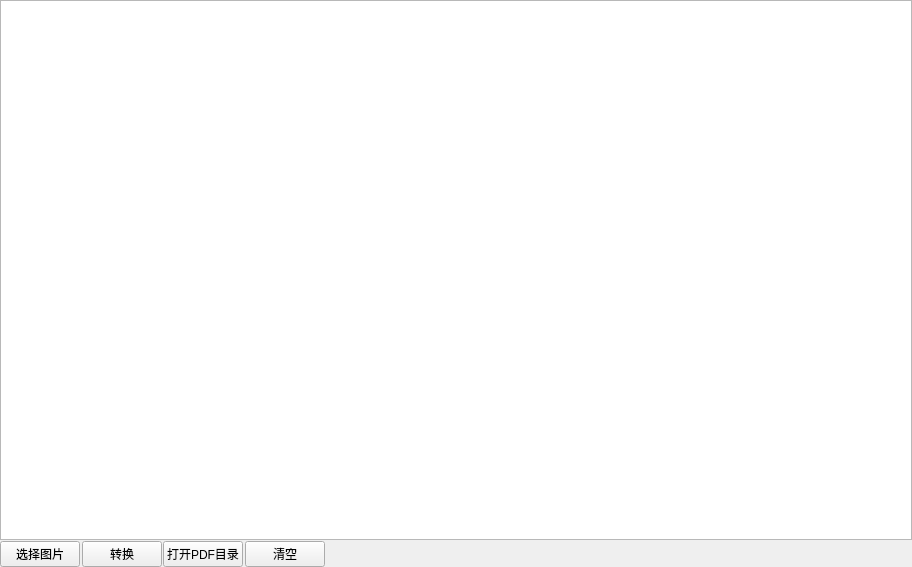
<?xml version="1.0" encoding="UTF-8"?>
<ui version="4.0">
 <class>ImageToPdfWidget</class>
 <widget class="QWidget" name="ImageToPdfWidget">
  <property name="geometry">
   <rect>
    <x>0</x>
    <y>0</y>
    <width>912</width>
    <height>567</height>
   </rect>
  </property>
  <property name="windowTitle">
   <string>ImageToPdfWidget</string>
  </property>
  <layout class="QGridLayout" name="gridLayout">
   <property name="leftMargin">
    <number>0</number>
   </property>
   <property name="topMargin">
    <number>0</number>
   </property>
   <property name="rightMargin">
    <number>0</number>
   </property>
   <property name="bottomMargin">
    <number>0</number>
   </property>
   <property name="spacing">
    <number>1</number>
   </property>
   <item row="1" column="0">
    <widget class="QPushButton" name="pBn_SelectImage">
     <property name="text">
      <string>选择图片</string>
     </property>
    </widget>
   </item>
   <item row="1" column="2">
    <widget class="QPushButton" name="pBn_Save">
     <property name="text">
      <string>转换</string>
     </property>
    </widget>
   </item>
   <item row="1" column="5">
    <widget class="QPushButton" name="pBn_Clear">
     <property name="text">
      <string>清空</string>
     </property>
    </widget>
   </item>
   <item row="1" column="3">
    <widget class="QPushButton" name="pBn_Open">
     <property name="text">
      <string>打开PDF目录</string>
     </property>
    </widget>
   </item>
   <item row="1" column="6">
    <spacer name="horizontalSpacer">
     <property name="orientation">
      <enum>Qt::Horizontal</enum>
     </property>
     <property name="sizeHint" stdset="0">
      <size>
       <width>175</width>
       <height>20</height>
      </size>
     </property>
    </spacer>
   </item>
   <item row="0" column="0" colspan="7">
    <widget class="ImageListWidget" name="listWidget">
     <property name="contextMenuPolicy">
      <enum>Qt::CustomContextMenu</enum>
     </property>
     <property name="horizontalScrollBarPolicy">
      <enum>Qt::ScrollBarAlwaysOff</enum>
     </property>
     <property name="dragDropMode">
      <enum>QAbstractItemView::InternalMove</enum>
     </property>
     <property name="iconSize">
      <size>
       <width>200</width>
       <height>200</height>
      </size>
     </property>
     <property name="layoutMode">
      <enum>QListView::Batched</enum>
     </property>
     <property name="batchSize">
      <number>50</number>
     </property>
    </widget>
   </item>
  </layout>
 </widget>
 <customwidgets>
  <customwidget>
   <class>ImageListWidget</class>
   <extends>QListWidget</extends>
   <header>ui/listwidget/imagelistwidget.h</header>
  </customwidget>
 </customwidgets>
 <resources/>
 <connections/>
</ui>
